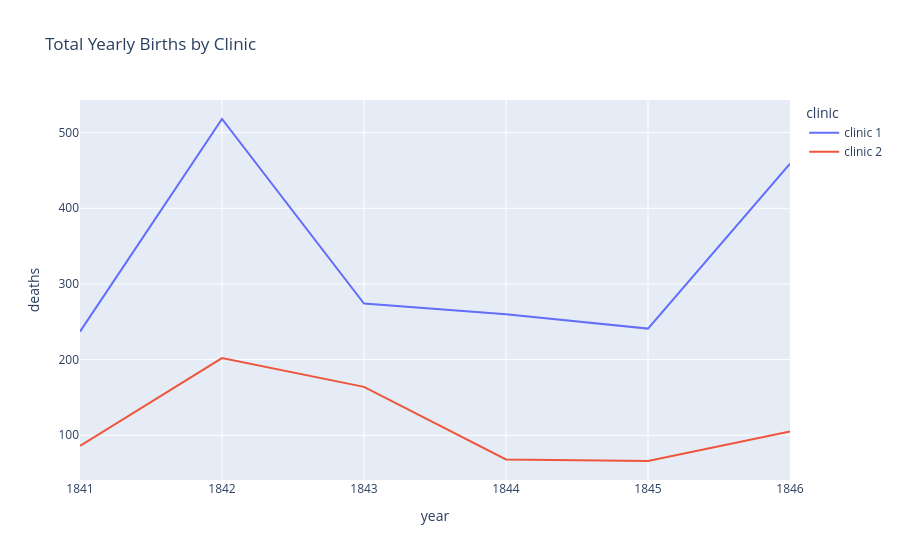

Notebook code for this chart:
### Code cell
line = px.line(df_yearly,x='year',y='deaths', color='clinic',title='Total Yearly Births by Clinic')
line.show()

### Figure 1 — Plotly figure (JSON) as saved in the notebook; plotly's stock layout.template omitted (floating-point values rounded to 4 significant figures)
{"data": [{"hovertemplate": "clinic=clinic 1<br>year=%{x}<br>deaths=%{y}<extra></extra>", "legendgroup": "clinic 1", "line": {"color": "#636efa", "dash": "solid"}, "marker": {"symbol": "circle"}, "mode": "lines", "name": "clinic 1", "orientation": "v", "showlegend": true, "type": "scatter", "x": [1841, 1842, 1843, 1844, 1845, 1846], "xaxis": "x", "y": [237, 518, 274, 260, 241, 459], "yaxis": "y"}, {"hovertemplate": "clinic=clinic 2<br>year=%{x}<br>deaths=%{y}<extra></extra>", "legendgroup": "clinic 2", "line": {"color": "#EF553B", "dash": "solid"}, "marker": {"symbol": "circle"}, "mode": "lines", "name": "clinic 2", "orientation": "v", "showlegend": true, "type": "scatter", "x": [1841, 1842, 1843, 1844, 1845, 1846], "xaxis": "x", "y": [86, 202, 164, 68, 66, 105], "yaxis": "y"}], "layout": {"legend": {"title": {"text": "clinic"}, "tracegroupgap": 0}, "title": {"text": "Total Yearly Births by Clinic"}, "xaxis": {"anchor": "y", "domain": [0, 1], "title": {"text": "year"}}, "yaxis": {"anchor": "x", "domain": [0, 1], "title": {"text": "deaths"}}}}
